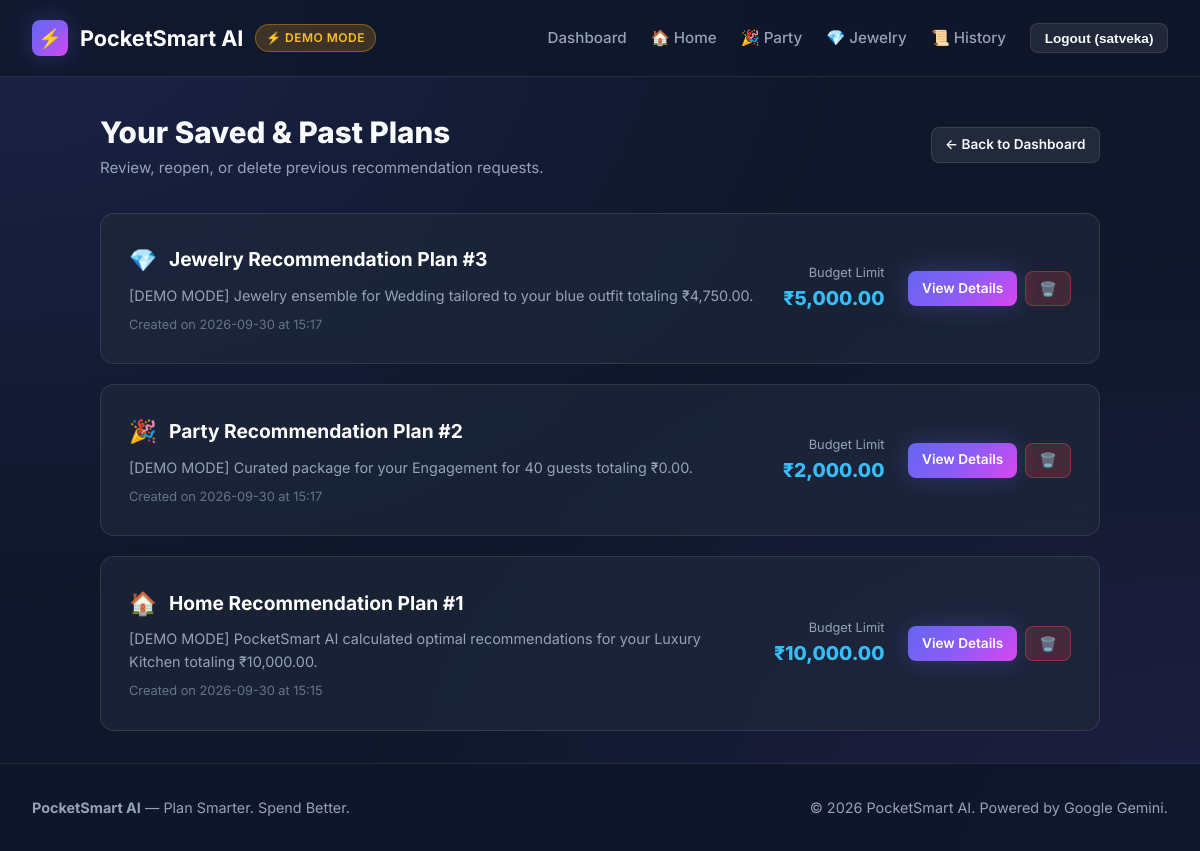
Screenshot of /history (signed in) with the database file from the repository.
### app/models/user.py (models this page shows)
class User(Base):
    __tablename__ = "users"
    id = Column(Integer, primary_key=True, index=True)
    name = Column(String(100), nullable=False)
    email = Column(String(255), unique=True, index=True, nullable=False)
    password_hash = Column(String(255), nullable=False)
    created_at = Column(DateTime, default=datetime.utcnow)
    planner_requests = relationship("PlannerRequest", back_populates="user", cascade="all, delete-orphan")
    saved_items = relationship("SavedItem", back_populates="user", cascade="all, delete-orphan")

### app/models/planner.py (models this page shows)
class PlannerRequest(Base):
    __tablename__ = "planner_requests"
    id = Column(Integer, primary_key=True, index=True)
    user_id = Column(Integer, ForeignKey("users.id", ondelete="CASCADE"), nullable=False)
    planner_type = Column(String(50), nullable=False)  # 'home', 'party', 'jewelry'
    budget = Column(Float, nullable=False)
    input_data = Column(Text, nullable=False)  # JSON string of input parameters
    created_at = Column(DateTime, default=datetime.utcnow)
    user = relationship("User", back_populates="planner_requests")
    recommendations = relationship("Recommendation", back_populates="planner_request", cascade="all, delete-orphan")

### app/models/recommendation.py (models this page shows)
class Recommendation(Base):
    __tablename__ = "recommendations"
    id = Column(Integer, primary_key=True, index=True)
    request_id = Column(Integer, ForeignKey("planner_requests.id", ondelete="CASCADE"), nullable=False)
    result_json = Column(Text, nullable=False)  # JSON string of structured AI recommendations
    created_at = Column(DateTime, default=datetime.utcnow)
    planner_request = relationship("PlannerRequest", back_populates="recommendations")
    saved_by_users = relationship("SavedItem", back_populates="recommendation", cascade="all, delete-orphan")

### app/routes/views.py (the view)
@router.get("/history", response_class=HTMLResponse)
def history_page(
    request: Request,
    db: Session = Depends(get_db),
    user: Optional[User] = Depends(get_current_user_optional)
):
    if not user:
        return RedirectResponse(url="/login", status_code=status.HTTP_302_FOUND)
    history = recommendation_service.get_user_history(db, user.id)
    context = _common_context(request, user, "Plan History - PocketSmart AI")
    context.update({
        "history_list": history
    })
    return templates.TemplateResponse("history.html", context)

### app/templates/history.html (shortened to what this page needs)
{% extends "base.html" %}
{% block content %}
<div style="max-width: 1000px; margin: 0 auto;">
  <div style="display: flex; justify-content: space-between; align-items: center; flex-wrap: wrap; gap: 1rem; margin-bottom: 2rem;">
    <div>
      <h1 style="font-size: 1.85rem; font-weight: 800;">Your Saved & Past Plans</h1>
      <p style="color: var(--text-muted); font-size: 0.95rem;">Review, reopen, or delete previous recommendation requests.</p>
    </div>
    <a href="/dashboard" class="btn btn-secondary btn-sm">← Back to Dashboard</a>
  </div>
  {% if history_list %}
    <div style="display: flex; flex-direction: column; gap: 1.25rem;">
      {% for item in history_list %}
        <div id="history-card-{{ item.id }}" class="card" style="display: flex; justify-content: space-between; align-items: center; flex-wrap: wrap; gap: 1.5rem;">
          <div style="flex: 1; min-width: 280px;">
            <div style="display: flex; align-items: center; gap: 0.75rem; margin-bottom: 0.4rem;">
              <span style="font-size: 1.4rem;">
                {% if item.planner_type == 'home' %}🏠{% elif item.planner_type == 'party' %}🎉{% else %}💎{% endif %}
              </span>
              <h3 style="font-size: 1.2rem; text-transform: capitalize; color: #fff; margin-bottom: 0;">
                {{ item.planner_type }} Recommendation Plan #{{ item.id }}
              </h3>
            </div>
            <p style="color: var(--text-muted); font-size: 0.9rem; margin-bottom: 0.5rem;">{{ item.summary }}</p>
            <div style="font-size: 0.8rem; color: #64748b;">Created on {{ item.created_at.strftime('%Y-%m-%d at %H:%M') }}</div>
          </div>
          <div style="display: flex; align-items: center; gap: 1.5rem;">
            <div style="text-align: right;">
              <div style="font-size: 0.8rem; color: var(--text-muted);">Budget Limit</div>
              <div style="font-size: 1.2rem; font-weight: 800; color: var(--accent-blue);">₹{{ "{:,.2f}".format(item.budget) }}</div>
            </div>
            <div style="display: flex; gap: 0.5rem;">
              <a href="/results/{{ item.id }}" class="btn btn-primary btn-sm">View Details</a>
              <button onclick="deletePlan({{ item.id }})" class="btn btn-danger btn-sm" title="Delete Plan">🗑️</button>
            </div>
          </div>
        </div>
      {% endfor %}
    </div>
  {% endif %}
</div>
{% endblock %}

### app/templates/base.html (shortened to what this page needs)
<!DOCTYPE html>
<html lang="en">
<head>
  <link rel="stylesheet" href="/static/css/style.css">
</head>
<body>
  <nav class="navbar">
    <a href="/" class="nav-brand">
      <div class="brand-logo">⚡</div>
      <span>PocketSmart AI</span>
      {% if demo_mode %}
        <span class="demo-badge" title="Running with local fallback catalog engine">⚡ DEMO MODE</span>
      {% endif %}
    </a>
    <ul class="nav-links">
      {% if user %}
        <li><a href="/dashboard" class="nav-link">Dashboard</a></li>
        <li><a href="/home-planner" class="nav-link">🏠 Home</a></li>
        <li><a href="/party-planner" class="nav-link">🎉 Party</a></li>
        <li><a href="/jewelry-planner" class="nav-link">💎 Jewelry</a></li>
        <li><a href="/history" class="nav-link">📜 History</a></li>
        <li>
          <button onclick="logoutUser()" class="btn btn-secondary btn-sm">Logout ({{ user.name }})</button>
        </li>
      {% else %}
        <li><a href="/#features" class="nav-link">Features</a></li>
        <li><a href="/#how-it-works" class="nav-link">How It Works</a></li>
        <li><a href="/login" class="nav-link">Login</a></li>
        <li><a href="/register" class="btn btn-primary btn-sm">Register</a></li>
      {% endif %}
    </ul>
  </nav>
  <main class="main-container">
    {% block content %}{% endblock %}
  </main>
  <footer>
    <div style="max-width: 1200px; margin: 0 auto; display: flex; flex-wrap: wrap; justify-content: space-between; gap: 1rem; align-items: center;">
      <div>
        <strong>PocketSmart AI</strong> — Plan Smarter. Spend Better.
      </div>
      <div>
        © 2026 PocketSmart AI. Powered by Google Gemini.
      </div>
    </div>
  </footer>
</body>
</html>

### app/static/css/style.css (style rules this page uses)
:root { --font-family: 'Inter', -apple-system, BlinkMacSystemFont, "Segoe UI", Roboto, sans-serif; --bg-dark: #0f172a; --bg-card: rgba(30, 41, 59, 0.7); --bg-card-hover: rgba(51, 65, 85, 0.8); --border-color: rgba(255, 255, 255, 0.1); --border-highlight: rgba(99, 102, 241, 0.4); --text-main: #f8fafc; --text-muted: #94a3b8; --text-dark: #1e293b; --primary: #6366f1; --primary-hover: #4f46e5; --primary-gradient: linear-gradient(135deg, #6366f1 0%, #8b5cf6 50%, #d946ef 100%); --accent-blue: #38bdf8; --accent-glow: rgba(99, 102, 241, 0.25); --status-within-bg: rgba(16, 185, 129, 0.15); --status-within-border: #10b981; --status-within-text: #34d399; --status-near-bg: rgba(245, 158, 11, 0.15); --status-near-border: #f59e0b; --status-near-text: #fbbf24; --status-over-bg: rgba(239, 68, 68, 0.15); --status-over-border: #ef4444; --status-over-text: #f87171; --shadow-sm: 0 4px 6px -1px rgba(0, 0, 0, 0.2); --shadow-md: 0 10px 15px -3px rgba(0, 0, 0, 0.3); --shadow-glow: 0 0 25px rgba(99, 102, 241, 0.3); --radius-sm: 8px; --radius-md: 14px; --radius-lg: 20px; --radius-full: 9999px; --transition: all 0.25s cubic-bezier(0.4, 0, 0.2, 1); }
*, *::before, *::after { box-sizing: border-box; margin: 0; padding: 0; }
body { font-family: var(--font-family); background-color: var(--bg-dark); background-image: radial-gradient(at 0% 0%, rgba(99, 102, 241, 0.15) 0px, transparent 50%), radial-gradient(at 100% 100%, rgba(139, 92, 246, 0.12) 0px, transparent 50%); background-attachment: fixed; color: var(--text-main); line-height: 1.6; min-height: 100vh; display: flex; flex-direction: column; -webkit-font-smoothing: antialiased; }
a { color: var(--accent-blue); text-decoration: none; transition: var(--transition); }
.navbar { display: flex; align-items: center; justify-content: space-between; padding: 1.25rem 2rem; background: rgba(15, 23, 42, 0.8); backdrop-filter: blur(12px); border-bottom: 1px solid var(--border-color); position: sticky; top: 0; z-index: 100; }
.nav-brand { display: flex; align-items: center; gap: 0.75rem; font-size: 1.35rem; font-weight: 700; color: #fff; }
.nav-brand .brand-logo { width: 36px; height: 36px; background: var(--primary-gradient); border-radius: var(--radius-sm); display: flex; align-items: center; justify-content: center; font-size: 1.2rem; box-shadow: var(--shadow-glow); }
.demo-badge { background: rgba(245, 158, 11, 0.2); color: #fbbf24; border: 1px solid rgba(245, 158, 11, 0.4); font-size: 0.75rem; font-weight: 600; padding: 0.2rem 0.6rem; border-radius: var(--radius-full); letter-spacing: 0.5px; }
.nav-links { display: flex; align-items: center; gap: 1.5rem; list-style: none; }
.nav-link { color: var(--text-muted); font-weight: 500; font-size: 0.95rem; }
.main-container { flex: 1; width: 100%; max-width: 1280px; margin: 0 auto; padding: 2rem 1.5rem; }
.btn { display: inline-flex; align-items: center; justify-content: center; gap: 0.5rem; padding: 0.75rem 1.5rem; font-size: 0.95rem; font-weight: 600; border-radius: var(--radius-sm); border: none; cursor: pointer; transition: var(--transition); text-decoration: none; }
.btn-primary { background: var(--primary-gradient); color: #fff; box-shadow: var(--shadow-glow); }
.btn-secondary { background: rgba(255, 255, 255, 0.08); color: var(--text-main); border: 1px solid var(--border-color); }
.btn-danger { background: rgba(239, 68, 68, 0.2); color: #f87171; border: 1px solid rgba(239, 68, 68, 0.4); }
.btn-sm { padding: 0.4rem 0.85rem; font-size: 0.85rem; }
.card { background: var(--bg-card); backdrop-filter: blur(12px); border: 1px solid var(--border-color); border-radius: var(--radius-md); padding: 1.75rem; transition: var(--transition); position: relative; overflow: hidden; }
footer { margin-top: auto; padding: 2rem; background: rgba(15, 23, 42, 0.9); border-top: 1px solid var(--border-color); text-align: center; color: var(--text-muted); font-size: 0.9rem; }

### rows the page displays
User: name "satveka"
PlannerRequest: planner_type "Jewelry", id "3", summary "[DEMO MODE] Jewelry ensemble for Wedding tailored to your blue outfit totaling ₹4,750.00.", created_at "2026-09-30 at 15:17", budget "5,000.00"
PlannerRequest: planner_type "Party", id "2", summary "[DEMO MODE] Curated package for your Engagement for 40 guests totaling ₹0.00.", created_at "2026-09-30 at 15:17", budget "2,000.00"
PlannerRequest: planner_type "Home", id "1", summary "[DEMO MODE] PocketSmart AI calculated optimal recommendations for your Luxury Kitchen totaling ₹10,000.00.", created_at "2026-09-30 at 15:15", budget "10,000.00"
